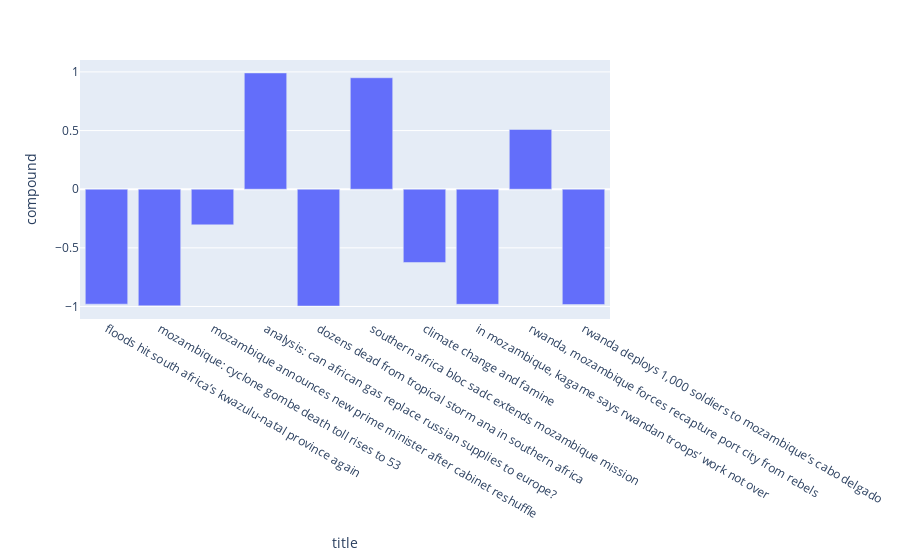

The notebook cell this image was saved under:
### Code cell
fig = px.bar(title_with_sent, x='title', y='compound')
fig.show()

### Figure 1 — Plotly figure (JSON) as saved in the notebook; plotly's stock layout.template omitted (floating-point values rounded to 4 significant figures)
{"data": [{"alignmentgroup": "True", "hovertemplate": "title=%{x}<br>compound=%{y}<extra></extra>", "legendgroup": "", "marker": {"color": "#636efa", "pattern": {"shape": ""}}, "name": "", "offsetgroup": "", "orientation": "v", "showlegend": false, "textposition": "auto", "type": "bar", "x": ["floods hit south africa’s kwazulu-natal province again ", "mozambique: cyclone gombe death toll rises to 53 ", "mozambique announces new prime minister after cabinet reshuffle ", "analysis: can african gas replace russian supplies to europe? ", "dozens dead from tropical storm ana in southern africa ", "southern africa bloc sadc extends mozambique mission ", "climate change and famine ", "in mozambique, kagame says rwandan troops’ work not over ", "rwanda, mozambique forces recapture port city from rebels ", "rwanda deploys 1,000 soldiers to mozambique’s cabo delgado "], "xaxis": "x", "y": [-0.9799, -0.9942, -0.304, 0.9913, -0.9963, 0.9501, -0.6249, -0.9814, 0.5095, -0.9837], "yaxis": "y"}], "layout": {"barmode": "relative", "legend": {"tracegroupgap": 0}, "margin": {"t": 60}, "xaxis": {"anchor": "y", "domain": [0, 1], "title": {"text": "title"}}, "yaxis": {"anchor": "x", "domain": [0, 1], "title": {"text": "compound"}}}}
